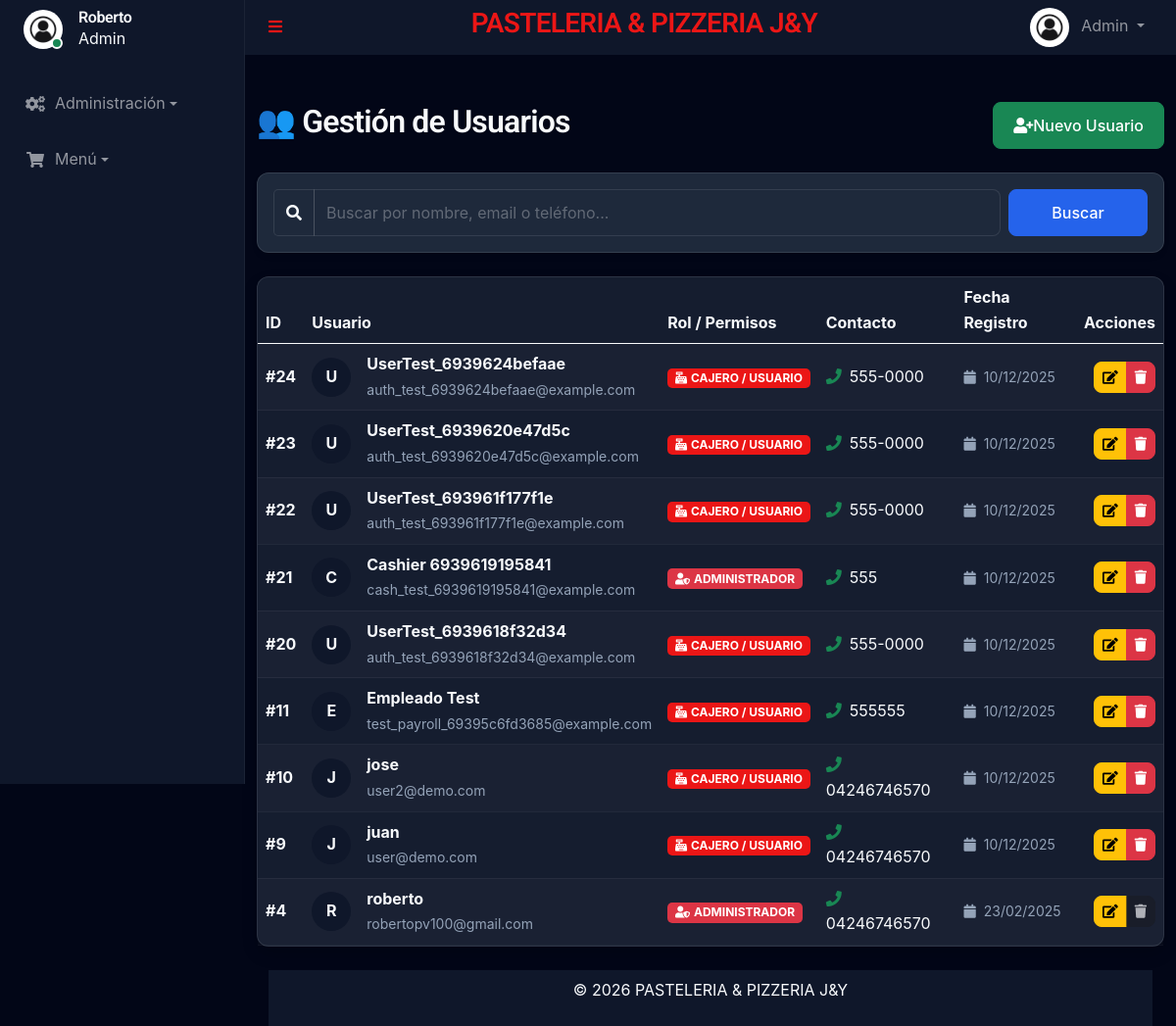
The app's page /admin/usuarios.php (signed in), older data.
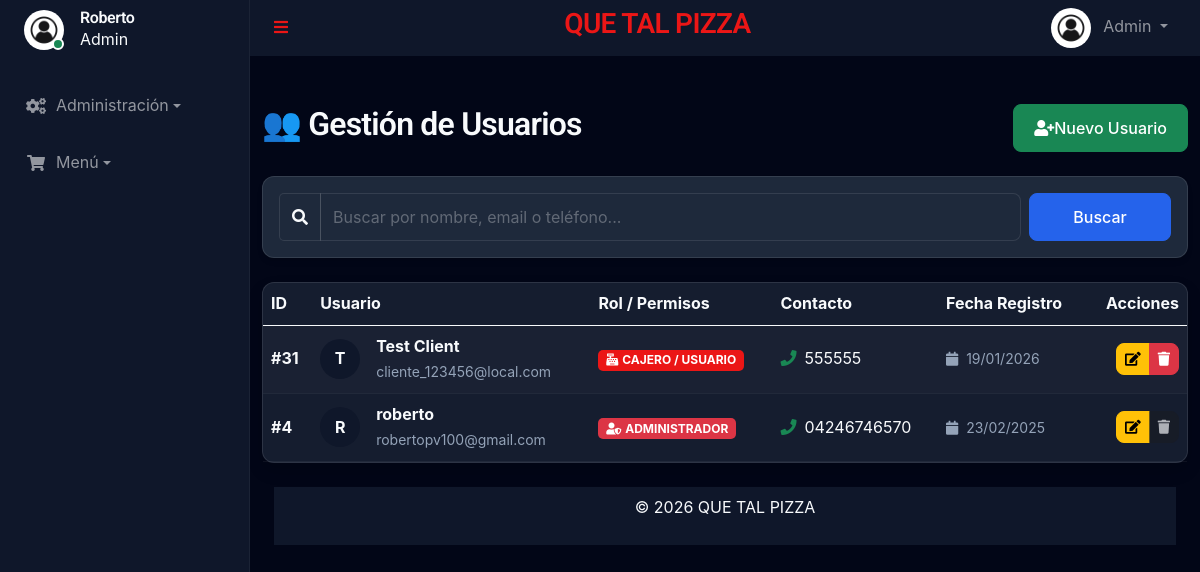
The same page, newer data.
### tables this page shows
CREATE TABLE `users` (
  `id` int(11) NOT NULL,
  `name` varchar(100) NOT NULL,
  `email` varchar(150) NOT NULL,
  `password` varchar(255) NOT NULL,
  `phone` varchar(20) NOT NULL,
  `document_id` varchar(50) NOT NULL,
  `address` text NOT NULL,
  `role` enum('admin','user') NOT NULL DEFAULT 'user',
  `profile_pic` varchar(255) DEFAULT 'default.jpg',
  `balance` decimal(10,2) DEFAULT 0.00,
  `salary_amount` decimal(20,6) NOT NULL DEFAULT 0.000000,
  `salary_frequency` enum('weekly','biweekly','monthly') NOT NULL DEFAULT 'monthly',
  `job_role` enum('manager','kitchen','cashier','delivery','other') NOT NULL DEFAULT 'other',
  `reset_token` varchar(255) DEFAULT NULL,
  `token_expiry` datetime DEFAULT NULL,
  `created_at` timestamp NULL DEFAULT current_timestamp(),
  `updated_at` timestamp NULL DEFAULT current_timestamp() ON UPDATE current_timestamp()
);

### templates/autoload.php (called while the page is built, shortened)
<?php
require_once __DIR__ . '/../funciones/conexion.php';
require_once __DIR__ . '/../funciones/Config.php';
$config = new GlobalConfig();
require_once __DIR__ . '/../funciones/UserManager.php';
$userManager = new UserManager($db);

### funciones/UserManager.php (called while the page is built, shortened)
<?php
require_once __DIR__ . '/conexion.php';
class UserManager
{
    private $db;
    public function __construct($db = null)
    {
        if ($db) {
            $this->db = $db;
        } else {
            $this->db = Database::getConnection();
        }
    }
    public function searchUsers($query = '')
    {
        $sql = "SELECT id, name, email, phone, role, created_at FROM users";
        $params = [];
        $sql .= " ORDER BY created_at DESC";
        $stmt = $this->db->prepare($sql);
        $stmt->execute($params);
        return $stmt->fetchAll(PDO::FETCH_ASSOC);
    }
}

### funciones/conexion.php (called while the page is built)
<?php
class Database
{
    private static $connection = null;
    public static function getConnection()
    {
        if (self::$connection === null) {
            try {
                $host = $_ENV['DB_HOST'] ?? 'localhost';
                $dbname = $_ENV['DB_NAME'] ?? 'minimarket';
                $username = $_ENV['DB_USER'] ?? 'root';
                $password = $_ENV['DB_PASSWORD'] ?? '';
                $port = $_ENV['DB_PORT'] ?? '3306';
                $options = [
                    PDO::ATTR_ERRMODE => PDO::ERRMODE_EXCEPTION,
                    PDO::ATTR_DEFAULT_FETCH_MODE => PDO::FETCH_ASSOC,
                    PDO::ATTR_EMULATE_PREPARES => false,
                ];
                self::$connection = new PDO(
                    "mysql:host=$host;port=$port;dbname=$dbname;charset=utf8mb4",
                    $username,
                    $password,
                    $options
                );
            } catch (PDOException $e) {
                error_log("Error de conexión: " . $e->getMessage());
                die("<h3>Error de conexión.</h3>
<p>Verifica tu archivo .env y los logs del servidor.</p>");
            }
        }
        return self::$connection;
    }
}
?>

### funciones/Config.php (called while the page is built, shortened)
<?php
class GlobalConfig {
    private $db;
    private $settings = [];
    public function __construct() {
        $this->db = Database::getConnection();
    }
    public function load() {
        try {
            $query = "SELECT config_key, config_value FROM global_config";
            $stmt = $this->db->prepare($query);
            $stmt->execute();
            $results = $stmt->fetchAll(PDO::FETCH_ASSOC);
            if ($results) {
                foreach ($results as $row) {
                    $key = $row['config_key'];
                    $value = $row['config_value'];
                    $this->settings[$key] = $value;
                }
            }
        } catch (Exception $e) {
            error_log("Excepción al cargar la configuración: " . $e->getMessage());
            $this->settings = [];
        }
    }
    public function get($key, $value = null) {
        $this->load();
        return $this->settings[$key] ?? $value;
    }
    public function setGlobals() {
        $this->load();
    }
}
$config = new GlobalConfig();
$config->setGlobals();
?>

### admin/usuarios.php (the view, shortened to what the changed rows need)
<?php
require_once '../templates/autoload.php';
require_once '../templates/header.php';
$search = $_GET['search'] ?? '';
$usuarios = $userManager->searchUsers($search);
?>
<div class="container mt-5">
    <div class="d-flex justify-content-between align-items-center mb-4">
        <h2>👥 Gestión de Usuarios</h2>
    </div>
    <div class="card shadow">
        <div class="card-body p-0">
            <div class="table-responsive">
                <table class="table table-striped table-hover mb-0 align-middle">
                    <thead class="table-dark">
                        <tr>
                            <th>ID</th>
                            <th>Usuario</th>
                            <th>Rol / Permisos</th>
                            <th>Contacto</th>
                            <th>Fecha Registro</th>
                            <th class="text-end">Acciones</th>
                        </tr>
                    </thead>
                    <tbody>
                        <?php foreach ($usuarios as $usuario): ?>
                            <?php
                            $roleBadge = match ($usuario['role']) {
                                'admin' => '<span class="badge bg-danger"><i class="fa fa-user-shield me-1"></i>ADMINISTRADOR</span>',
                                'user' => '<span class="badge bg-primary"><i class="fa fa-cash-register me-1"></i>CAJERO / USUARIO</span>',
                                default => '<span class="badge bg-secondary">INVITADO</span>'
                            };
                            $initial = strtoupper(substr($usuario['name'], 0, 1));
                            ?>
                            <tr>
                                <td class="fw-bold text-muted">#<?= $usuario['id'] ?></td>
                                <td>
                                    <div class="d-flex align-items-center">
                                        <div class="bg-secondary text-white rounded-circle d-flex align-items-center justify-content-center me-3"
                                            style="width: 40px; height: 40px; font-weight: bold;">
                                            <?= $initial ?>
                                        </div>
                                        <div>
                                            <span class="fw-bold"><?= htmlspecialchars($usuario['name']) ?></span><br>
                                            <small class="text-muted"><?= htmlspecialchars($usuario['email']) ?></small>
                                        </div>
                                    </div>
                                </td>
                                <td><?= $roleBadge ?></td>
                                <td>
                                    <?php if (!empty($usuario['phone'])): ?>
                                        <i class="fa fa-phone text-success me-2"></i><?= htmlspecialchars($usuario['phone']) ?>
                                    <?php else: ?>
                                        <span class="text-muted small">Sin teléfono</span>
                                    <?php endif; ?>
                                </td>
                                <td>
                                    <small class="text-muted">
                                        <i class="fa fa-calendar me-1"></i>
                                        <?= date('d/m/Y', strtotime($usuario['created_at'])) ?>
                                    </small>
                                </td>
                                <td class="text-end">
                                    <div class="btn-group">
                                        <a href="editar_usuario.php?id=<?= $usuario['id'] ?>" class="btn btn-sm btn-warning"
                                            title="Editar">
                                            <i class="fa fa-edit"></i>
                                        </a>
                                        <?php if ($usuario['id'] != $_SESSION['user_id']): ?>
                                            <a href="eliminar_usuario.php?id=<?= $usuario['id'] ?>"
                                                class="btn btn-sm btn-danger" title="Eliminar"
                                                onclick="return confirm('¿Estás seguro de eliminar a este usuario?');">
                                                <i class="fa fa-trash"></i>
                                            </a>
                                        <?php else: ?>
                                            <button class="btn btn-sm btn-secondary" disabled
                                                title="No puedes borrarte a ti mismo"><i class="fa fa-trash"></i></button>
                                        <?php endif; ?>
                                    </div>
                                </td>
                            </tr>
                        <?php endforeach; ?>
                    </tbody>
                </table>
            </div>
        </div>
    </div>
</div>
<?php require_once '../templates/footer.php'; ?>

### templates/header.php (shortened to what the changed rows need)
<!DOCTYPE html>
<html lang="es">
<head>
    <link href="https://cdnjs.cloudflare.com/ajax/libs/font-awesome/5.10.0/css/all.min.css" rel="stylesheet">
    <link href="https://cdn.jsdelivr.net/npm/bootstrap-icons@1.4.1/font/bootstrap-icons.css" rel="stylesheet">
    <link href="https://cdn.jsdelivr.net/npm/select2@4.1.0-rc.0/dist/css/select2.min.css" rel="stylesheet" />
    <link href="../lib/owlcarousel/assets/owl.carousel.min.css" rel="stylesheet">
    <link href="../lib/tempusdominus/css/tempusdominus-bootstrap-4.min.css" rel="stylesheet" />
    <link href="../css/bootstrap.min.css" rel="stylesheet">
    <link href="../css/style.css" rel="stylesheet">
</head>
<body>
    <div class="container-fluid position-relative d-flex p-0">
        <div class="content">
            <nav class="navbar navbar-expand bg-secondary navbar-dark sticky-top px-4 py-0">
                <div class="navbar-nav align-items-center ms-auto">
                    <a href="index.html" class="navbar-brand mx-8 mb-8">
                        <h3 class="text-primary"><? echo $GLOBALS['site_name']; ?></h3>
                    </a>
                </div>
            </nav>

### templates/footer.php (shortened to what the changed rows need)
<div class="container-fluid sticky-down pt-4 px-4">
  <footer>
    <nav class="navbar justify-content-center navbar-expand bg-secondary navbar-dark sticky-down px-10 py-10  ">
      &copy; <?php echo date("Y"); ?> <?php echo htmlspecialchars($config->get('site_name')); ?>
    </nav>
    <nav class="navbar justify-content-center navbar-expand bg-secondary navbar-dark sticky-down px-2 py-2  ">
    </nav>
  </footer>
</div>
</div>
</div>
</body>
</html>

Row changes from the older to the newer data that the page shows:
removed users: id "24", name "U", name "UserTest_6939624befaae", email "auth_test_6939624befaae@example.com", role "CAJERO / USUARIO", phone "555-0000", created_at "10/12/2025"
removed users: id "23", name "U", name "UserTest_6939620e47d5c", email "auth_test_6939620e47d5c@example.com", role "CAJERO / USUARIO", phone "555-0000", created_at "10/12/2025"
removed users: id "22", name "U", name "UserTest_693961f177f1e", email "auth_test_693961f177f1e@example.com", role "CAJERO / USUARIO", phone "555-0000", created_at "10/12/2025"
removed users: id "21", name "C", name "Cashier 6939619195841", email "cash_test_6939619195841@example.com", role "ADMINISTRADOR", phone "555", created_at "10/12/2025"
removed users: id "20", name "U", name "UserTest_6939618f32d34", email "auth_test_6939618f32d34@example.com", role "CAJERO / USUARIO", phone "555-0000", created_at "10/12/2025"
removed users: id "11", name "E", name "Empleado Test", email "test_payroll_69395c6fd3685@example.com", role "CAJERO / USUARIO", phone "555555", created_at "10/12/2025"
removed users: id "10", name "J", name "jose", email "user2@demo.com", role "CAJERO / USUARIO", phone "04246746570", created_at "10/12/2025"
removed users: id "9", name "J", name "juan", email "user@demo.com", role "CAJERO / USUARIO", phone "04246746570", created_at "10/12/2025"
added users: id "31", name "T", name "Test Client", email "cliente_123456@local.com", role "CAJERO / USUARIO", phone "555555", created_at "19/01/2026"
Text that changed along with them:
$GLOBALS['site_name']: "PASTELERIA & PIZZERIA J&Y" → "QUE TAL PIZZA"
$config->get('site_name'): "PASTELERIA & PIZZERIA J&Y" → "QUE TAL PIZZA"
